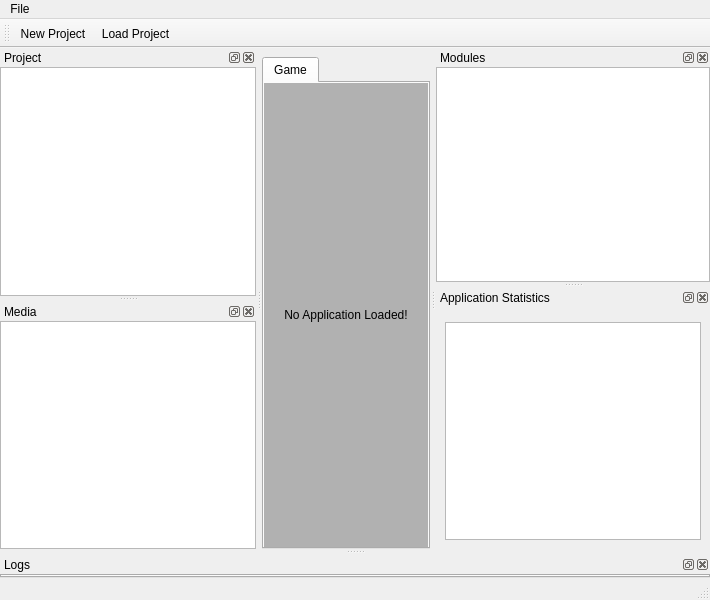
<?xml version="1.0" encoding="UTF-8"?>
<ui version="4.0">
 <class>Maditor::View::MainWindow</class>
 <widget class="QMainWindow" name="Maditor::View::MainWindow">
  <property name="geometry">
   <rect>
    <x>0</x>
    <y>0</y>
    <width>710</width>
    <height>600</height>
   </rect>
  </property>
  <property name="windowTitle">
   <string>MainWindow</string>
  </property>
  <property name="iconSize">
   <size>
    <width>20</width>
    <height>20</height>
   </size>
  </property>
  <property name="animated">
   <bool>true</bool>
  </property>
  <property name="dockOptions">
   <set>QMainWindow::AllowTabbedDocks|QMainWindow::AnimatedDocks</set>
  </property>
  <widget class="QWidget" name="centralwidget">
   <layout class="QGridLayout" name="gridLayout">
    <property name="leftMargin">
     <number>0</number>
    </property>
    <property name="rightMargin">
     <number>0</number>
    </property>
    <property name="bottomMargin">
     <number>0</number>
    </property>
    <property name="spacing">
     <number>0</number>
    </property>
    <item row="0" column="0">
     <widget class="QTabWidget" name="tabWidget">
      <widget class="QWidget" name="gameTab">
       <attribute name="title">
        <string>Game</string>
       </attribute>
       <layout class="QGridLayout" name="gridLayout_2">
        <property name="leftMargin">
         <number>0</number>
        </property>
        <property name="topMargin">
         <number>0</number>
        </property>
        <property name="rightMargin">
         <number>0</number>
        </property>
        <property name="bottomMargin">
         <number>0</number>
        </property>
        <property name="spacing">
         <number>0</number>
        </property>
        <item row="0" column="0">
         <widget class="Maditor::View::ApplicationWindow" name="game">
          <property name="palette">
           <palette>
            <active>
             <colorrole role="Base">
              <brush brushstyle="SolidPattern">
               <color alpha="255">
                <red>197</red>
                <green>197</green>
                <blue>197</blue>
               </color>
              </brush>
             </colorrole>
             <colorrole role="Window">
              <brush brushstyle="SolidPattern">
               <color alpha="255">
                <red>177</red>
                <green>177</green>
                <blue>177</blue>
               </color>
              </brush>
             </colorrole>
            </active>
            <inactive>
             <colorrole role="Base">
              <brush brushstyle="SolidPattern">
               <color alpha="255">
                <red>197</red>
                <green>197</green>
                <blue>197</blue>
               </color>
              </brush>
             </colorrole>
             <colorrole role="Window">
              <brush brushstyle="SolidPattern">
               <color alpha="255">
                <red>177</red>
                <green>177</green>
                <blue>177</blue>
               </color>
              </brush>
             </colorrole>
            </inactive>
            <disabled>
             <colorrole role="Base">
              <brush brushstyle="SolidPattern">
               <color alpha="255">
                <red>177</red>
                <green>177</green>
                <blue>177</blue>
               </color>
              </brush>
             </colorrole>
             <colorrole role="Window">
              <brush brushstyle="SolidPattern">
               <color alpha="255">
                <red>177</red>
                <green>177</green>
                <blue>177</blue>
               </color>
              </brush>
             </colorrole>
            </disabled>
           </palette>
          </property>
          <property name="autoFillBackground">
           <bool>true</bool>
          </property>
          <property name="currentIndex">
           <number>0</number>
          </property>
          <widget class="QWidget" name="notLoaded">
           <layout class="QGridLayout" name="gridLayout_8">
            <item row="0" column="0">
             <widget class="QLabel" name="notLoadedLabel">
              <property name="text">
               <string>No Application Loaded!</string>
              </property>
              <property name="alignment">
               <set>Qt::AlignCenter</set>
              </property>
             </widget>
            </item>
           </layout>
          </widget>
          <widget class="QWidget" name="notStarted">
           <layout class="QGridLayout" name="gridLayout_9">
            <item row="0" column="0">
             <widget class="QLabel" name="notStartedLabel">
              <property name="text">
               <string>Application not Started!</string>
              </property>
              <property name="alignment">
               <set>Qt::AlignCenter</set>
              </property>
             </widget>
            </item>
           </layout>
          </widget>
         </widget>
        </item>
       </layout>
      </widget>
     </widget>
    </item>
   </layout>
  </widget>
  <widget class="QMenuBar" name="menubar">
   <property name="geometry">
    <rect>
     <x>0</x>
     <y>0</y>
     <width>710</width>
     <height>21</height>
    </rect>
   </property>
   <widget class="QMenu" name="menuFile">
    <property name="title">
     <string>File</string>
    </property>
    <widget class="QMenu" name="menuRecentProjects">
     <property name="title">
      <string>Recent Projects</string>
     </property>
     <addaction name="actionClear_List"/>
     <addaction name="separator"/>
    </widget>
    <addaction name="menuRecentProjects"/>
    <addaction name="actionSettings"/>
    <addaction name="separator"/>
    <addaction name="actionQuit"/>
   </widget>
   <addaction name="menuFile"/>
  </widget>
  <widget class="QStatusBar" name="statusbar"/>
  <widget class="QDockWidget" name="modulesDockWidget">
   <property name="windowTitle">
    <string>Modules</string>
   </property>
   <attribute name="dockWidgetArea">
    <number>2</number>
   </attribute>
   <widget class="QWidget" name="modulesDockWidgetContents">
    <layout class="QGridLayout" name="gridLayout_3">
     <property name="leftMargin">
      <number>0</number>
     </property>
     <property name="topMargin">
      <number>0</number>
     </property>
     <property name="rightMargin">
      <number>0</number>
     </property>
     <property name="bottomMargin">
      <number>0</number>
     </property>
     <property name="spacing">
      <number>0</number>
     </property>
     <item row="0" column="0">
      <widget class="QTableView" name="modulesWidget"/>
     </item>
    </layout>
   </widget>
  </widget>
  <widget class="QDockWidget" name="projectDockWidget">
   <property name="windowTitle">
    <string>Project</string>
   </property>
   <attribute name="dockWidgetArea">
    <number>1</number>
   </attribute>
   <widget class="QWidget" name="projectDockWidgetContents">
    <layout class="QGridLayout" name="gridLayout_5">
     <property name="leftMargin">
      <number>0</number>
     </property>
     <property name="topMargin">
      <number>0</number>
     </property>
     <property name="rightMargin">
      <number>0</number>
     </property>
     <property name="bottomMargin">
      <number>0</number>
     </property>
     <property name="spacing">
      <number>0</number>
     </property>
     <item row="0" column="0">
      <widget class="Maditor::View::TreeView" name="projectWidget">
       <property name="locale">
        <locale language="English" country="UnitedStates"/>
       </property>
       <property name="sortingEnabled">
        <bool>true</bool>
       </property>
      </widget>
     </item>
    </layout>
   </widget>
  </widget>
  <widget class="QDockWidget" name="mediaDockWidget">
   <property name="windowTitle">
    <string>Media</string>
   </property>
   <attribute name="dockWidgetArea">
    <number>1</number>
   </attribute>
   <widget class="QWidget" name="mediaDockWidgetContents">
    <layout class="QGridLayout" name="gridLayout_6">
     <property name="leftMargin">
      <number>0</number>
     </property>
     <property name="topMargin">
      <number>0</number>
     </property>
     <property name="rightMargin">
      <number>0</number>
     </property>
     <property name="bottomMargin">
      <number>0</number>
     </property>
     <property name="spacing">
      <number>0</number>
     </property>
     <item row="0" column="0">
      <widget class="Maditor::View::FilesView" name="mediaWidget">
       <property name="sortingEnabled">
        <bool>true</bool>
       </property>
      </widget>
     </item>
    </layout>
   </widget>
  </widget>
  <widget class="QDockWidget" name="logsDockWidget">
   <property name="windowTitle">
    <string>Logs</string>
   </property>
   <attribute name="dockWidgetArea">
    <number>8</number>
   </attribute>
   <widget class="QWidget" name="logsDockWidgetContents">
    <layout class="QGridLayout" name="gridLayout_7">
     <property name="leftMargin">
      <number>0</number>
     </property>
     <property name="topMargin">
      <number>0</number>
     </property>
     <property name="rightMargin">
      <number>0</number>
     </property>
     <property name="bottomMargin">
      <number>0</number>
     </property>
     <property name="spacing">
      <number>0</number>
     </property>
     <item row="0" column="0">
      <widget class="Maditor::View::LogsTabWidget" name="logsWidget">
       <property name="currentIndex">
        <number>-1</number>
       </property>
      </widget>
     </item>
    </layout>
   </widget>
  </widget>
  <widget class="QToolBar" name="toolBar">
   <property name="windowTitle">
    <string>toolBar</string>
   </property>
   <attribute name="toolBarArea">
    <enum>TopToolBarArea</enum>
   </attribute>
   <attribute name="toolBarBreak">
    <bool>false</bool>
   </attribute>
   <addaction name="actionNewProject"/>
   <addaction name="actionLoadProject"/>
  </widget>
  <widget class="QDockWidget" name="appStatsDockWidget">
   <property name="windowTitle">
    <string>Application Statistics</string>
   </property>
   <attribute name="dockWidgetArea">
    <number>2</number>
   </attribute>
   <widget class="QWidget" name="appStatsDockWidgetContents">
    <layout class="QGridLayout" name="gridLayout_10">
     <item row="1" column="0">
      <widget class="Maditor::View::TreeView" name="performanceWidget">
       <property name="locale">
        <locale language="English" country="UnitedStates"/>
       </property>
       <property name="sortingEnabled">
        <bool>true</bool>
       </property>
      </widget>
     </item>
     <item row="0" column="0">
      <widget class="Maditor::View::AppStatsWidget" name="appStatsWidget" native="true"/>
     </item>
    </layout>
   </widget>
  </widget>
  <action name="actionNewProject">
   <property name="text">
    <string>New Project</string>
   </property>
  </action>
  <action name="actionLoadProject">
   <property name="text">
    <string>Load Project</string>
   </property>
  </action>
  <action name="actionInit">
   <property name="enabled">
    <bool>false</bool>
   </property>
   <property name="text">
    <string>Init</string>
   </property>
  </action>
  <action name="actionClear_List">
   <property name="text">
    <string>Clear List</string>
   </property>
  </action>
  <action name="actionSettings">
   <property name="text">
    <string>Settings</string>
   </property>
  </action>
  <action name="actionStart">
   <property name="enabled">
    <bool>false</bool>
   </property>
   <property name="icon">
    <iconset resource="resources.qrc">
     <normaloff>:/icons/icons/start.jpg</normaloff>:/icons/icons/start.jpg</iconset>
   </property>
   <property name="text">
    <string>Start</string>
   </property>
  </action>
  <action name="actionPause">
   <property name="enabled">
    <bool>false</bool>
   </property>
   <property name="icon">
    <iconset resource="resources.qrc">
     <normaloff>:/icons/icons/pause.png</normaloff>:/icons/icons/pause.png</iconset>
   </property>
   <property name="text">
    <string>Pause</string>
   </property>
  </action>
  <action name="actionStop">
   <property name="enabled">
    <bool>false</bool>
   </property>
   <property name="icon">
    <iconset resource="resources.qrc">
     <normaloff>:/icons/icons/Stop.jpg</normaloff>:/icons/icons/Stop.jpg</iconset>
   </property>
   <property name="text">
    <string>Stop</string>
   </property>
  </action>
  <action name="actionInit_No_Debug">
   <property name="text">
    <string>Init (No Debug)</string>
   </property>
  </action>
  <action name="actionShutdown">
   <property name="enabled">
    <bool>false</bool>
   </property>
   <property name="text">
    <string>Shutdown</string>
   </property>
  </action>
  <action name="actionQuit">
   <property name="text">
    <string>Quit</string>
   </property>
  </action>
  <action name="actionKill">
   <property name="enabled">
    <bool>false</bool>
   </property>
   <property name="text">
    <string>Kill</string>
   </property>
  </action>
 </widget>
 <customwidgets>
  <customwidget>
   <class>Maditor::View::ApplicationWindow</class>
   <extends>QStackedWidget</extends>
   <header>application/applicationwindow.h</header>
   <container>1</container>
  </customwidget>
  <customwidget>
   <class>Maditor::View::LogsTabWidget</class>
   <extends>QTabWidget</extends>
   <header>Logs/logstabwidget.h</header>
   <container>1</container>
  </customwidget>
  <customwidget>
   <class>Maditor::View::TreeView</class>
   <extends>QTreeView</extends>
   <header>treeview.h</header>
  </customwidget>
  <customwidget>
   <class>Maditor::View::FilesView</class>
   <extends>QTreeView</extends>
   <header>Project/filesview.h</header>
  </customwidget>
  <customwidget>
   <class>Maditor::View::AppStatsWidget</class>
   <extends>QWidget</extends>
   <header>application/appstatswidget.h</header>
   <container>1</container>
  </customwidget>
 </customwidgets>
 <resources>
  <include location="resources.qrc"/>
 </resources>
 <connections/>
</ui>
